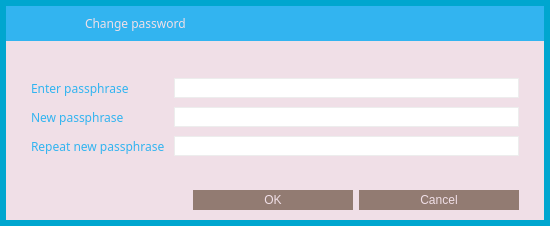
<?xml version="1.0" encoding="UTF-8"?>
<ui version="4.0">
 <class>AskPassphraseDialog</class>
 <widget class="QDialog" name="AskPassphraseDialog">
  <property name="geometry">
   <rect>
    <x>0</x>
    <y>0</y>
    <width>550</width>
    <height>226</height>
   </rect>
  </property>
  <property name="sizePolicy">
   <sizepolicy hsizetype="Preferred" vsizetype="Preferred">
    <horstretch>0</horstretch>
    <verstretch>0</verstretch>
   </sizepolicy>
  </property>
  <property name="minimumSize">
   <size>
    <width>550</width>
    <height>0</height>
   </size>
  </property>
  <property name="windowTitle">
   <string>Passphrase Dialog</string>
  </property>
  <property name="styleSheet">
   <string notr="true">*{
    font-family:&quot;Finger Paint&quot;;
 }
QLabel {
	color: #32b4f0;
}

#AskPassphraseDialog {
	background-color: rgb(0, 166, 207);
}

QLineEdit {
	border: 1px solid #ededed;
}
</string>
  </property>
  <layout class="QVBoxLayout" name="verticalLayout">
   <property name="spacing">
    <number>0</number>
   </property>
   <property name="leftMargin">
    <number>6</number>
   </property>
   <property name="topMargin">
    <number>6</number>
   </property>
   <property name="rightMargin">
    <number>6</number>
   </property>
   <property name="bottomMargin">
    <number>6</number>
   </property>
   <item>
    <widget class="QFrame" name="frame">
     <property name="styleSheet">
      <string notr="true">#frame {
	background-color: #f0dfe7;
    border-style:none;
}</string>
     </property>
     <property name="frameShape">
      <enum>QFrame::StyledPanel</enum>
     </property>
     <property name="frameShadow">
      <enum>QFrame::Raised</enum>
     </property>
     <layout class="QVBoxLayout" name="verticalLayout_2">
      <property name="spacing">
       <number>0</number>
      </property>
      <property name="leftMargin">
       <number>0</number>
      </property>
      <property name="topMargin">
       <number>0</number>
      </property>
      <property name="rightMargin">
       <number>0</number>
      </property>
      <property name="bottomMargin">
       <number>0</number>
      </property>
      <item>
       <widget class="QWidget" name="wCaption" native="true">
        <property name="minimumSize">
         <size>
          <width>0</width>
          <height>35</height>
         </size>
        </property>
        <property name="maximumSize">
         <size>
          <width>16777215</width>
          <height>35</height>
         </size>
        </property>
        <property name="styleSheet">
         <string notr="true">#wCaption {
	background-color:  rgb(50, 180, 240);
}</string>
        </property>
        <property name="is_header" stdset="0">
         <bool>true</bool>
        </property>
        <layout class="QHBoxLayout" name="horizontalLayout_19">
         <property name="leftMargin">
          <number>0</number>
         </property>
         <property name="topMargin">
          <number>0</number>
         </property>
         <property name="rightMargin">
          <number>0</number>
         </property>
         <property name="bottomMargin">
          <number>0</number>
         </property>
         <item>
          <spacer name="horizontalSpacer_26">
           <property name="orientation">
            <enum>Qt::Horizontal</enum>
           </property>
           <property name="sizeType">
            <enum>QSizePolicy::Fixed</enum>
           </property>
           <property name="sizeHint" stdset="0">
            <size>
             <width>7</width>
             <height>20</height>
            </size>
           </property>
          </spacer>
         </item>
         <item>
          <widget class="QLabel" name="lbTitleIcon">
           <property name="sizePolicy">
            <sizepolicy hsizetype="Preferred" vsizetype="Preferred">
             <horstretch>0</horstretch>
             <verstretch>0</verstretch>
            </sizepolicy>
           </property>
           <property name="minimumSize">
            <size>
             <width>30</width>
             <height>30</height>
            </size>
           </property>
           <property name="maximumSize">
            <size>
             <width>30</width>
             <height>30</height>
            </size>
           </property>
           <property name="text">
            <string/>
           </property>
           <property name="pixmap">
            <pixmap resource="../res.qrc">:/res/change_pass.png</pixmap>
           </property>
          </widget>
         </item>
         <item>
          <widget class="QLabel" name="lbTitleEncrypt">
           <property name="sizePolicy">
            <sizepolicy hsizetype="Preferred" vsizetype="Preferred">
             <horstretch>0</horstretch>
             <verstretch>0</verstretch>
            </sizepolicy>
           </property>
           <property name="minimumSize">
            <size>
             <width>30</width>
             <height>30</height>
            </size>
           </property>
           <property name="maximumSize">
            <size>
             <width>30</width>
             <height>30</height>
            </size>
           </property>
           <property name="text">
            <string/>
           </property>
           <property name="pixmap">
            <pixmap resource="../res.qrc">:/res/encrypt.png</pixmap>
           </property>
          </widget>
         </item>
         <item>
          <widget class="QLabel" name="lbTitle">
           <property name="sizePolicy">
            <sizepolicy hsizetype="Preferred" vsizetype="Preferred">
             <horstretch>0</horstretch>
             <verstretch>0</verstretch>
            </sizepolicy>
           </property>
           <property name="font">
            <font>
             <family>Finger Paint</family>
            </font>
           </property>
           <property name="styleSheet">
            <string notr="true">QLabel {
	color: #f0dfe7;
}</string>
           </property>
           <property name="text">
            <string>Change password</string>
           </property>
          </widget>
         </item>
         <item>
          <widget class="QPushButton" name="bClose">
           <property name="minimumSize">
            <size>
             <width>30</width>
             <height>30</height>
            </size>
           </property>
           <property name="maximumSize">
            <size>
             <width>30</width>
             <height>30</height>
            </size>
           </property>
           <property name="styleSheet">
            <string notr="true">QPushButton {	
	image: url(:/res/close_normal.png);
	border: 0px solid gray;
}
QPushButton:pressed:flat {
	image: url(:/res/close_normal.png);
}

QPushButton:hover {
	image: url(:/res/close_hover.png);
}</string>
           </property>
           <property name="text">
            <string notr="true"/>
           </property>
           <property name="flat">
            <bool>true</bool>
           </property>
          </widget>
         </item>
        </layout>
       </widget>
      </item>
      <item>
       <layout class="QHBoxLayout" name="horizontalLayout_3">
        <property name="spacing">
         <number>0</number>
        </property>
        <property name="leftMargin">
         <number>25</number>
        </property>
        <property name="topMargin">
         <number>9</number>
        </property>
        <property name="rightMargin">
         <number>25</number>
        </property>
        <property name="bottomMargin">
         <number>9</number>
        </property>
        <item>
         <widget class="QLabel" name="warningLabel">
          <property name="font">
           <font>
            <family>Finger Paint</family>
           </font>
          </property>
          <property name="textFormat">
           <enum>Qt::RichText</enum>
          </property>
          <property name="wordWrap">
           <bool>true</bool>
          </property>
          <property name="margin">
           <number>0</number>
          </property>
         </widget>
        </item>
       </layout>
      </item>
      <item>
       <layout class="QFormLayout" name="formLayout">
        <property name="fieldGrowthPolicy">
         <enum>QFormLayout::AllNonFixedFieldsGrow</enum>
        </property>
        <property name="horizontalSpacing">
         <number>9</number>
        </property>
        <property name="verticalSpacing">
         <number>9</number>
        </property>
        <property name="leftMargin">
         <number>25</number>
        </property>
        <property name="rightMargin">
         <number>25</number>
        </property>
        <property name="bottomMargin">
         <number>9</number>
        </property>
        <item row="0" column="0">
         <widget class="QLabel" name="passLabel1">
          <property name="font">
           <font>
            <family>Finger Paint</family>
           </font>
          </property>
          <property name="text">
           <string>Enter passphrase</string>
          </property>
         </widget>
        </item>
        <item row="0" column="1">
         <widget class="QLineEdit" name="passEdit1">
          <property name="minimumSize">
           <size>
            <width>0</width>
            <height>20</height>
           </size>
          </property>
          <property name="echoMode">
           <enum>QLineEdit::Password</enum>
          </property>
         </widget>
        </item>
        <item row="1" column="0">
         <widget class="QLabel" name="passLabel2">
          <property name="font">
           <font>
            <family>Finger Paint</family>
           </font>
          </property>
          <property name="text">
           <string>New passphrase</string>
          </property>
         </widget>
        </item>
        <item row="1" column="1">
         <widget class="QLineEdit" name="passEdit2">
          <property name="minimumSize">
           <size>
            <width>0</width>
            <height>20</height>
           </size>
          </property>
          <property name="echoMode">
           <enum>QLineEdit::Password</enum>
          </property>
         </widget>
        </item>
        <item row="2" column="0">
         <widget class="QLabel" name="passLabel3">
          <property name="font">
           <font>
            <family>Finger Paint</family>
           </font>
          </property>
          <property name="text">
           <string>Repeat new passphrase</string>
          </property>
         </widget>
        </item>
        <item row="2" column="1">
         <widget class="QLineEdit" name="passEdit3">
          <property name="minimumSize">
           <size>
            <width>0</width>
            <height>20</height>
           </size>
          </property>
          <property name="echoMode">
           <enum>QLineEdit::Password</enum>
          </property>
         </widget>
        </item>
        <item row="3" column="1">
         <widget class="QLabel" name="capsLabel">
          <property name="enabled">
           <bool>true</bool>
          </property>
          <property name="font">
           <font>
            <family>Finger Paint</family>
           </font>
          </property>
          <property name="text">
           <string/>
          </property>
          <property name="alignment">
           <set>Qt::AlignCenter</set>
          </property>
         </widget>
        </item>
       </layout>
      </item>
      <item>
       <layout class="QHBoxLayout" name="horizontalLayout_2">
        <property name="spacing">
         <number>0</number>
        </property>
        <property name="rightMargin">
         <number>25</number>
        </property>
        <item>
         <widget class="QDialogButtonBox" name="buttonBox">
          <property name="styleSheet">
           <string notr="true">QPushButton {
	background-color: #927b72;
	color: #f0dfe7;
	border: 0px solid gray;
	max-height: 20px;
	min-height: 20px;
	max-width: 160px;
	min-width: 160px;
}

QPushButton:hover {
	background-color: #32b4f0;
}

QPushButton:pressed:flat {
	background-color: #00a3de;
}</string>
          </property>
          <property name="orientation">
           <enum>Qt::Horizontal</enum>
          </property>
          <property name="standardButtons">
           <set>QDialogButtonBox::Cancel|QDialogButtonBox::Ok</set>
          </property>
         </widget>
        </item>
       </layout>
      </item>
      <item>
       <spacer name="verticalSpacer">
        <property name="orientation">
         <enum>Qt::Vertical</enum>
        </property>
        <property name="sizeType">
         <enum>QSizePolicy::Fixed</enum>
        </property>
        <property name="sizeHint" stdset="0">
         <size>
          <width>20</width>
          <height>10</height>
         </size>
        </property>
       </spacer>
      </item>
     </layout>
    </widget>
   </item>
  </layout>
 </widget>
 <resources>
  <include location="../res.qrc"/>
 </resources>
 <connections>
  <connection>
   <sender>buttonBox</sender>
   <signal>accepted()</signal>
   <receiver>AskPassphraseDialog</receiver>
   <slot>accept()</slot>
   <hints>
    <hint type="sourcelabel">
     <x>248</x>
     <y>254</y>
    </hint>
    <hint type="destinationlabel">
     <x>157</x>
     <y>274</y>
    </hint>
   </hints>
  </connection>
  <connection>
   <sender>buttonBox</sender>
   <signal>rejected()</signal>
   <receiver>AskPassphraseDialog</receiver>
   <slot>reject()</slot>
   <hints>
    <hint type="sourcelabel">
     <x>316</x>
     <y>260</y>
    </hint>
    <hint type="destinationlabel">
     <x>286</x>
     <y>274</y>
    </hint>
   </hints>
  </connection>
  <connection>
   <sender>bClose</sender>
   <signal>clicked()</signal>
   <receiver>AskPassphraseDialog</receiver>
   <slot>reject()</slot>
   <hints>
    <hint type="sourcelabel">
     <x>558</x>
     <y>25</y>
    </hint>
    <hint type="destinationlabel">
     <x>291</x>
     <y>138</y>
    </hint>
   </hints>
  </connection>
 </connections>
</ui>
